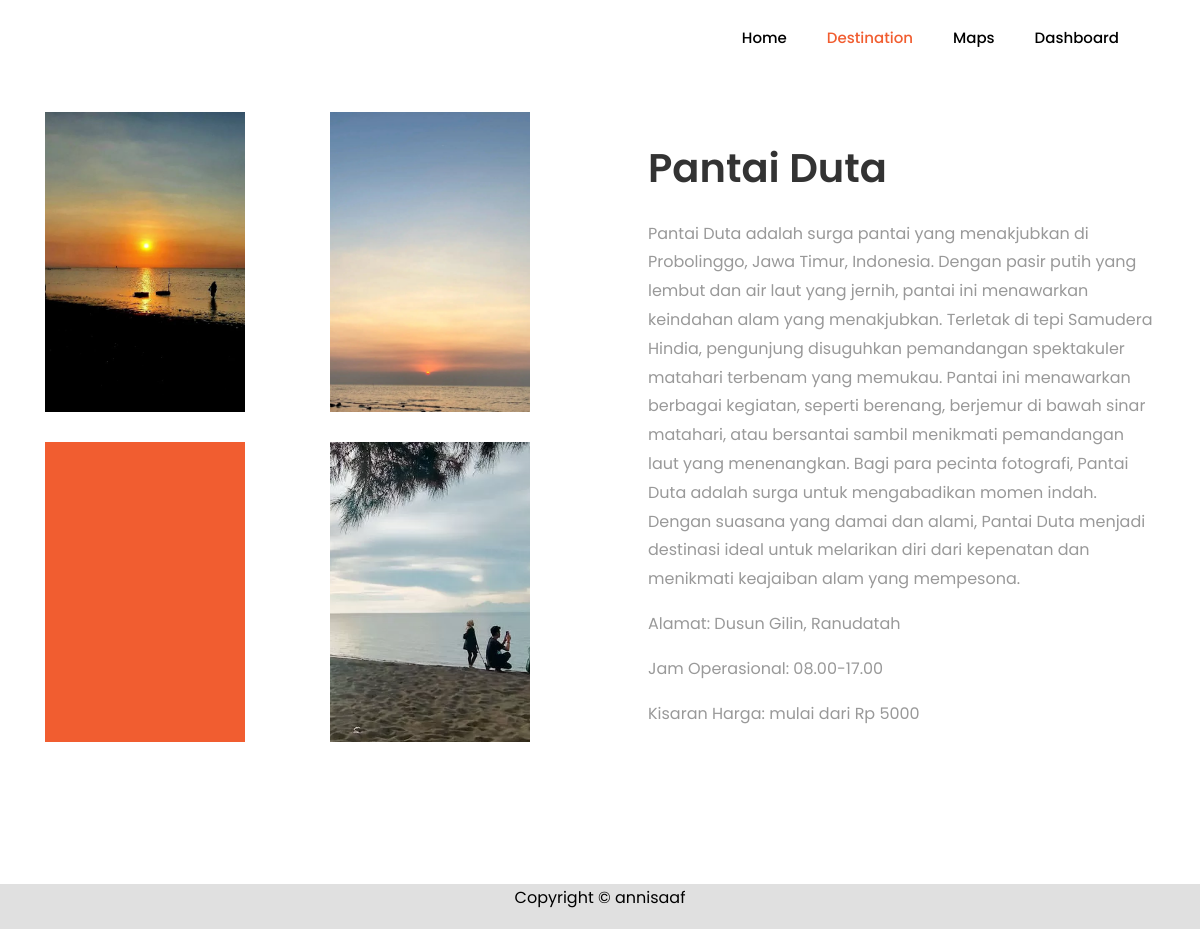
Screenshot of /tugas_akhir/konten/LK00007.php with the database file from the repository.
### tables this page shows
CREATE TABLE `tb_konten` (
  `id_konten` varchar(255) NOT NULL,
  `id` varchar(255) NOT NULL,
  `deskripsi` longtext NOT NULL,
  `gambar_1` varchar(255) NOT NULL,
  `gambar_2` varchar(255) NOT NULL,
  `gambar_3` varchar(255) NOT NULL,
  `gambar_4` varchar(255) NOT NULL
);

CREATE TABLE `tb_lokasi` (
  `id` varchar(11) NOT NULL,
  `nama` varchar(255) NOT NULL,
  `gambar` varchar(255) NOT NULL,
  `kategori` varchar(255) NOT NULL,
  `lokasi` varchar(999) NOT NULL,
  `rate` varchar(100) NOT NULL,
  `kisaran_harga` varchar(100) NOT NULL,
  `jam_buka` varchar(255) NOT NULL,
  `latitude` varchar(255) NOT NULL,
  `longitude` varchar(255) NOT NULL,
  `redirect_link` varchar(255) NOT NULL
);

### tugas_akhir/konten/LK00007.php (the view, shortened to what this page needs)
<!DOCTYPE html>
<html lang="en">
<head>
	<link rel="stylesheet" href="https://stackpath.bootstrapcdn.com/font-awesome/4.7.0/css/font-awesome.min.css">
	<link rel="stylesheet" href="../css/animate.css">
	<link rel="stylesheet" href="../css/owl.carousel.min.css">
	<link rel="stylesheet" href="../css/owl.theme.default.min.css">
	<link rel="stylesheet" href="../css/magnific-popup.css">
	<link rel="stylesheet" href="../css/bootstrap-datepicker.css">
	<link rel="stylesheet" href="../css/jquery.timepicker.css">
	<link rel="stylesheet" href="../css/flaticon.css">
	<link rel="stylesheet" href="../css/style.css">
</head>
<body>
	<nav class="navbar navbar-expand-lg navbar-dark ftco_navbar bg-dark ftco-navbar-light" id="ftco-navbar">
		<div class="container">
			<div class="collapse navbar-collapse" id="ftco-nav">
				<ul class="navbar-nav ml-auto">
					<li class="nav-item"><a href="/tugas_akhir/index.php" class="nav-link" style="color:black;">Home</a></li>
					<li class="nav-item active"><a href="/tugas_akhir/destination.php" class="nav-link">Destination</a></li>
					<li class="nav-item"><a href="/tugas_akhir/mappings.php" class="nav-link" style="color:black;">Maps</a></li>
					<li class="nav-item"><a href="/tugas_akhir/dashboard-t/aplikasi/admin/dashboard.php" class="nav-link" style="color:black;">Dashboard</a></li>
				</ul>
			</div>
		</div>
	</nav>
    <?php
	include "../koneksi.php";
		$query =  mysqli_query($koneksi, 'SELECT * FROM tb_konten b INNER JOIN tb_lokasi j ON b.id = j.id WHERE b.id = "LK00007"');
		while ($d = mysqli_fetch_assoc($query)) {
	?>
		<section class="ftco-section services-section">
			<div class="container">
				<div class="row d-flex">
					<div class="col-md-6 order-md-last heading-section pl-md-5 ftco-animate d-flex align-items-center">
						<div class="w-100">
							<h2 class="mb-4"><?php echo $d['nama']?></h2>
							<p><?php echo $d['deskripsi']?></p>
							<p>Alamat: <?php echo $d['lokasi']?></p2>
                            <p>Jam Operasional: <?php echo $d['jam_buka']?></p2>
                            <p>Kisaran Harga: mulai dari Rp <?php echo $d['kisaran_harga']?></p2>
						</div>
					</div>
					<div class="col-md-6">
						<div class="row">
							<div class="col-md-12 col-lg-6">
								<div class="services services-1" style="background-image: url(../konten/images/<?php echo $d['gambar_1']; ?>); width:200px;height:300px;"></div>
							</div>
							<div class="col-md-12 col-lg-6">
								<div class="services services-1" style="background-image: url(../konten/images/<?php echo $d['gambar_2']; ?>); width:200px;height:300px;"></div>
							</div>
                            <div class="col-md-12 col-lg-6">
								<div class="services services-1" style="background-image: url(../konten/images/<?php echo $d['gambar_3']; ?>); width:200px;height:300px;"></div>
							</div>
							<div class="col-md-12 col-lg-6">
								<div class="services services-1" style="background-image: url(../konten/images/<?php echo $d['gambar_4']; ?>); width:200px;height:300px;"></div>
							</div>
							<?php } ?>
						</div>
					</div>
				</div>
			</div>
		</section>
<footer class="" style="background-color: #E0E0E0;">
	<div class="row">
		<div class="col-md-12 text-center" style="color:black">
			<p>Copyright &copy; annisaaf</a></p>
		</div>
	</div>
</footer>
</body>
</html>

### rows the page displays
tb_konten: id.nama "Pantai Duta", deskripsi "Pantai Duta adalah surga pantai yang menakjubkan di Probolinggo, Jawa Timur, Indonesia. Dengan pasir putih yang lembut dan air laut yang jernih, pantai ini menawarkan keindahan alam yang menakjubkan. Terletak di tepi Samudera Hindia, pengunjung disuguhkan pemandangan spektakuler matahari terbenam yang memukau. Pantai ini menawarkan berbagai kegiatan, seperti berenang, berjemur di bawah sinar matahari, atau bersantai sambil menikmati pemandangan laut yang menenangkan. Bagi para pecinta fotografi, Pantai Duta adalah surga untuk mengabadikan momen indah. Dengan suasana yang damai dan alami, Pantai Duta menjadi destinasi ideal untuk melarikan diri dari kepenatan dan menikmati keajaiban alam…", id.lokasi "Dusun Gilin, Ranudatah", id.jam_buka "08.00-17.00", id.kisaran_harga "5000", gambar_1 (picture), gambar_2 (picture), gambar_4 (picture)
